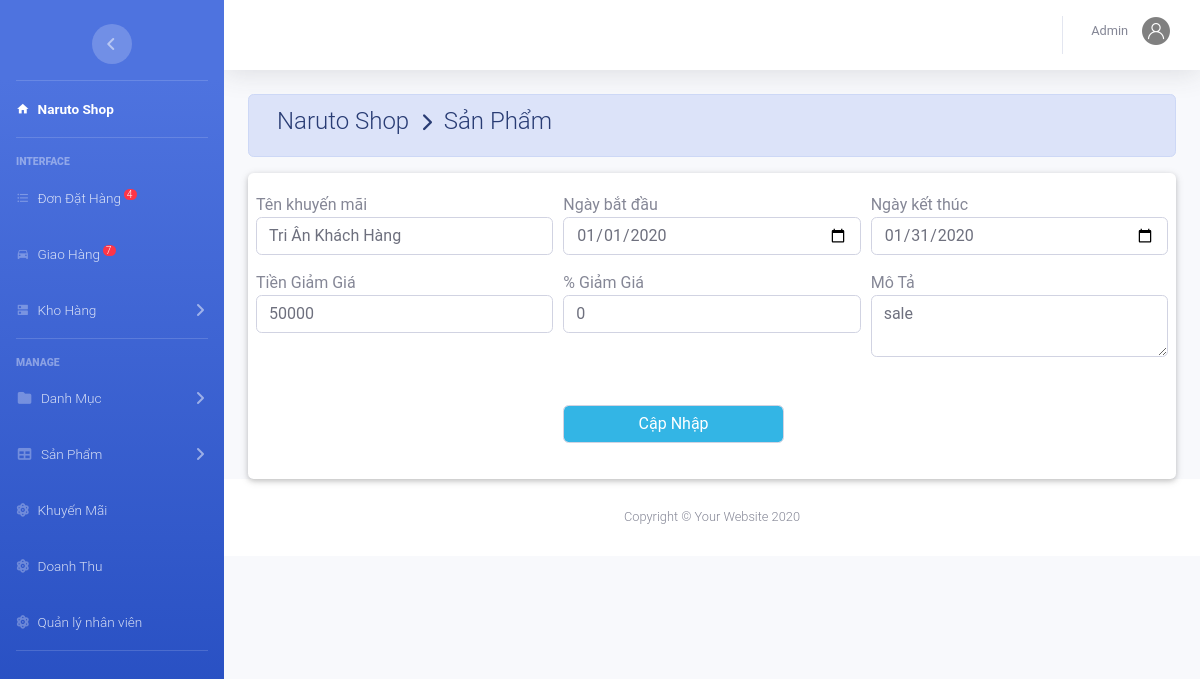
The app's page /admin/index.php?action=khuyenmai&view=sua&makm=1 (signed in) with its own data.
### tables this page shows
CREATE TABLE `khuyenmai` (
  `MaKM` int(11) NOT NULL,
  `TenKM` varchar(50) DEFAULT NULL,
  `MoTa` varchar(11) DEFAULT NULL,
  `KM_PT` int(5) DEFAULT NULL,
  `TienKM` decimal(10,0) DEFAULT NULL,
  `NgayBD` date DEFAULT NULL,
  `NgayKT` date DEFAULT NULL
);

### admin/khuyenmai/sua.php (the view, shortened to what this page needs)
<?php
    $id=$_GET['makm'];
    $sql_sua="SELECT * FROM `khuyenmai` WHERE MaKM=$id";
    $rs_sua=mysqli_query($conn,$sql_sua);
    $kq=mysqli_fetch_array($rs_sua)
?>
<div class="container-fluid">
    <div class=" alert alert-primary">
      <h4 class="page-title">
         Naruto Shop &#160;<i class="fas fa-chevron-right" style="font-size: 18px"></i>&#160; Sản Phẩm</h4>
    </div>
    <div class="card card-body ">
        <div class="row">
            <form class="form-row " method="GET" action="khuyenmai/xuly.php" enctype="multipart/form-data">
    <div class="form-group col-sm-4">
        <label class="m-auto" for="th">Tên khuyến mãi</label>
        <input type="text" class="form-control" name="tkm" value="<?php echo $kq['TenKM'] ?>" required>
    </div>
    <div class="form-group col-sm-4">
        <label class="m-auto" for="th">Ngày bắt đầu</label>
        <input type="date" class="form-control" name="nbd" value="<?php echo $kq['NgayBD'] ?>" required>
    </div>
    <div class="form-group col-sm-4">
        <label class="m-auto" for="th">Ngày kết thúc</label>
        <input type="date" class="form-control" name="nkt" value="<?php echo $kq['NgayKT'] ?>" required>
    </div>
    <div class="form-group col-sm-4">
        <label class="m-auto" for="th">Tiền Giảm Giá</label>
        <input type="text" class="form-control" name="t" value="<?php echo $kq['TienKM'] ?>" >
    </div>
    <div class="form-group col-sm-4">
        <label class="m-auto" for="th">% Giảm Giá</label>
        <input type="text" class="form-control" name="pt" value="<?php echo $kq['KM_PT'] ?>" >
    </div>
    <div class="form-group col-sm-4">
        <label class="m-auto" for="th">Mô Tả</label>
        <textarea class="form-control" name="mt"  required><?php echo $kq['MoTa'] ?></textarea>
    </div>
    <div class="form-group col-sm-4 "></div>
    <div class="form-group col-sm-3 "><label for="masv">&emsp;</label><input type="submit" class="form-control badge-info" name="sua" value="Cập Nhập"></div>
 </form>
        </div>
    </div>

### records on screen
khuyenmai: tkm "Tri Ân Khách Hàng", nbd "01/01/2020", nkt "01/31/2020", t "50000", pt "0", mt "sale"

### other values on screen
$dem "4"
$dem "7"
$nv['TenNV'] "Admin"
